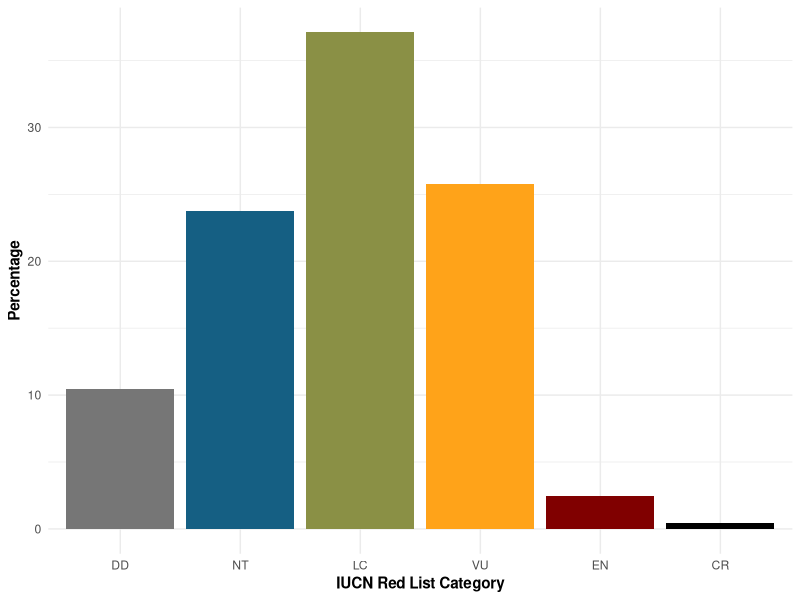
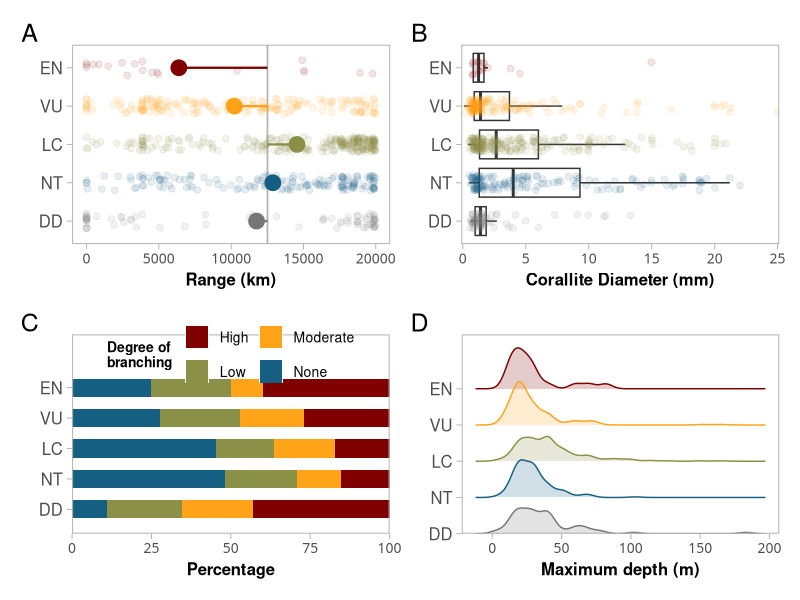

Reproduce these figures in R, in order.
library(here)
library(tidyverse)
library(ggridges)
library(patchwork)

#palette
u_col <- ggsci::pal_uchicago("default")(9)[c(2,5,4,3,1)]
#pie(1:5, col=u_col)

### load data ####
df.corals <- read.csv(here("data", "traits_iucn.csv"), stringsAsFactors = FALSE) %>%
  na.omit() %>%
  mutate(
    #reclassify iucn status 
    iucn = case_when(iucn == "Least Concern" ~ "LC",         
                     iucn == "Vulnerable" ~ "VU",           
                     iucn == "Near Threatened"   ~ "NT",    
                     iucn == "Endangered"   ~ "EN",         
                     iucn == "Critically Endangered"~ "CR",
                     iucn == "Data Deficient"~ "DD"),
    iucn = factor(iucn, levels = c("DD", "NT", "LC", "VU", "EN", "CR")),
    branching = factor(branching, levels=c("HB", "MB", "LB", "NB"))
  )


# % of observations per status
p0 <- df.corals %>% group_by(iucn) %>% 
  tally() %>%
  ungroup() %>%
  mutate(n = n/sum(n) * 100) %>%
  ggplot() +
  geom_bar(aes(x=iucn, y=n, fill=iucn), stat="identity") +
  labs(x="IUCN Red List Category", y="Percentage") +
  scale_fill_manual(values=c(u_col, "black"), guide=FALSE) +
  theme_minimal() +
  theme(axis.title = element_text(face="bold"))

ggsave(here("figs", "Fig_SI_species_per_category.svg"), p0, w=5, h=5)

#CR To EN
df.corals[df.corals$iucn == "CR",]$iucn <- "EN"
df.corals$iucn <- droplevels(df.corals$iucn)

table(df.corals$iucn)

##### status vs range
theme_set(theme_light(base_size = 15))

world_avg <- df.corals %>%
  summarize(avg = mean(range, na.rm = T)) %>%
  pull(avg)

reg_avg <- df.corals %>% group_by(iucn) %>%
  summarise(n=mean(range, na.rm=TRUE))

p1 <- ggplot(df.corals, aes(x = iucn, y = range, color = iucn)) +
  coord_flip() +
  #scale_y_continuous(limits = c(0, 1), expand = c(0.005, 0.005)) +
  scale_color_manual(values=u_col, guide=FALSE) + 
  labs(x = NULL, y = "Range (km)") +
  theme(legend.position = "none",
        axis.title = element_text(size = 12, face="bold"),
        axis.text.x = element_text(family = "Roboto Mono", size = 10),
        panel.grid = element_blank()) + 
  geom_hline(aes(yintercept = world_avg), color = "gray70", size = 0.6) +
  geom_segment(data=reg_avg, aes(x = iucn, xend = iucn,
                                 y = world_avg, yend = n, col=iucn),
               size = 0.8, inherit.aes = FALSE) +
  stat_summary(fun.y = mean, geom = "point", size = 5) +
  geom_jitter(size = 2, alpha = 0.1, width = 0.2) 

# status vs corallite diameter
p2 <- ggplot(na.omit(df.corals), aes(x = iucn, y = corallite, color = iucn)) +
  coord_flip() +
  scale_y_continuous(limits = c(0, 25), expand = c(0.005, 0.005)) +
  scale_color_manual(values=u_col, guide=FALSE) + 
  labs(x = NULL, y = "Corallite Diameter (mm)") +
  theme(legend.position = "none",
        axis.title = element_text(size = 12, face="bold"),
        axis.text.x = element_text(family = "Roboto Mono", size = 10),
        panel.grid = element_blank()) +
  #should remove outliers
  geom_boxplot(color="gray20", outlier.shape = NA) +
  geom_jitter(size = 2, alpha = 0.1, width = 0.2) 

#branching
p3 <- df.corals  %>% 
  group_by(iucn, branching) %>% 
  summarise(count=n()) %>% 
  mutate(perc=count/sum(count)) %>%
  ggplot(aes(iucn, fill=branching, y=perc*100)) +
  geom_bar(stat="identity", width = 0.6) +
  coord_flip() +
  scale_y_continuous(limits=c(0, 100), expand=c(0,0)) +
  scale_x_discrete(expand=expand_scale(add=c(.8, 1.75))) +
  scale_fill_manual(values=u_col[5:2], labels=c("High", "Moderate", "Low",  "None")) + 
  guides(fill = guide_legend(nrow = 2, byrow = T)) +
  labs(x = NULL, y = "Percentage", fill="Degree of \nbranching") +
  theme(legend.position=c(.5,.9),
        legend.direction="horizontal",
        axis.title = element_text(size = 12, face="bold"),
        axis.text.x = element_text(family = "Roboto Mono", size = 10),
        panel.grid = element_blank(),
        legend.title = element_text(size = 10, face="bold"),
        legend.text = element_text(size=10),
        legend.background = element_blank()) 

#### maximum depth
p4 <- ggplot(df.corals, aes(x = max_depth, y = iucn, fill = iucn, col=iucn)) +
  geom_density_ridges(alpha=0.2, scale=1.2) +
  theme_ridges() + 
  scale_fill_manual(values=u_col, guide=FALSE) + 
  scale_color_manual(values=u_col, guide=FALSE) + 
  scale_y_discrete(expand=expand_scale(add = c(0, 1.5))) +
  labs(y = NULL, x = "Maximum depth (m)") +
  theme_light(base_size = 15) +
  theme(axis.title = element_text(size = 12, face="bold"),
        axis.text.x = element_text(family = "Roboto Mono", size = 10),
        panel.grid = element_blank()) 

# merge
svg(here("figs", "Fig_01_variables.svg"), w=8, h=8)
(p1 + p2) / (p3 + p4) + plot_annotation(tag_levels = "A")
dev.off()
